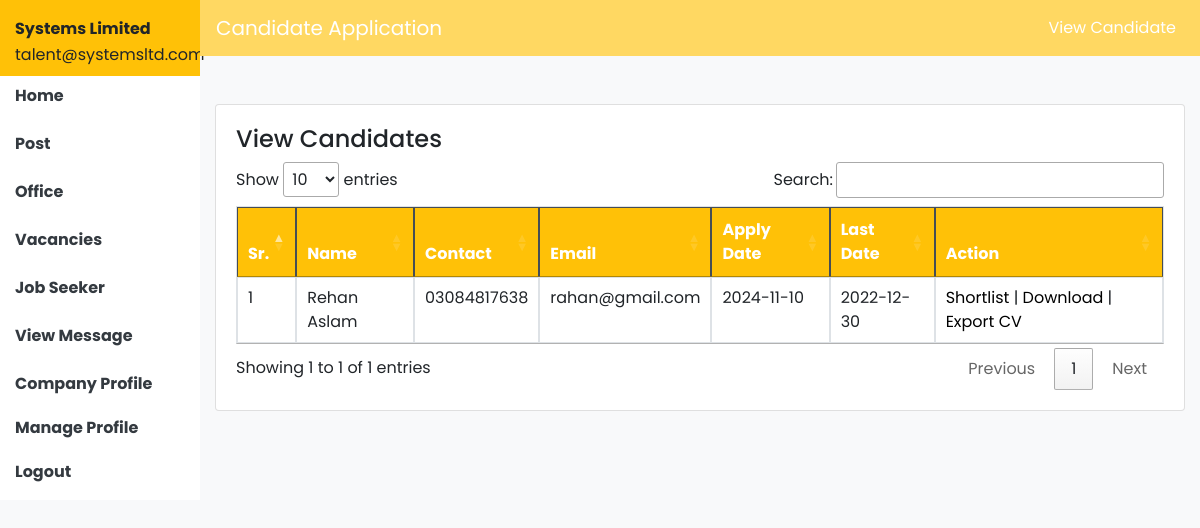
/employer/candidate.php?id=1 (signed in), run on the app's committed database.
### tables this page shows
CREATE TABLE `company` (
  `id` int(11) NOT NULL,
  `company_name` varchar(80) NOT NULL,
  `tagline` varchar(80) NOT NULL,
  `email` varchar(40) NOT NULL,
  `password` varchar(40) NOT NULL,
  `contact` varchar(40) NOT NULL,
  `city` varchar(40) NOT NULL,
  `location` varchar(80) NOT NULL,
  `logo` varchar(80) NOT NULL,
  `image` varchar(80) NOT NULL
);

CREATE TABLE `post_applied` (
  `id` int(11) NOT NULL,
  `job_seeker_id` int(11) NOT NULL,
  `vacancy_id` int(11) NOT NULL,
  `apply_date` date NOT NULL,
  `status` int(11) NOT NULL,
  `shortlist` int(11) NOT NULL
);

CREATE TABLE `job_seeker` (
  `id` int(11) NOT NULL,
  `name` varchar(80) NOT NULL,
  `contact` varchar(40) NOT NULL,
  `email` varchar(40) NOT NULL,
  `city` varchar(40) NOT NULL,
  `password` varchar(40) NOT NULL,
  `address` varchar(80) NOT NULL,
  `profile_img` varchar(80) NOT NULL,
  `status` int(11) NOT NULL
);

CREATE TABLE `vacancies` (
  `id` int(11) NOT NULL,
  `company_id` int(11) NOT NULL,
  `title` varchar(150) NOT NULL,
  `job_type` varchar(80) NOT NULL,
  `position` varchar(40) NOT NULL,
  `qualification` varchar(80) NOT NULL,
  `skills` varchar(200) NOT NULL,
  `experience` varchar(200) NOT NULL,
  `location` varchar(80) NOT NULL,
  `salary` varchar(40) NOT NULL,
  `last_date` date NOT NULL,
  `description` text NOT NULL,
  `added_on` date NOT NULL,
  `status` int(11) NOT NULL
);

### employer/session.php (called while the page is built, shortened)
<?php
include_once "../dbc.php";
$sql="select * from company where email='".$_SESSION['company']."'";
$result=mysqli_query($con,$sql);
$company=mysqli_fetch_array($result);
?>

### employer/candidate.php (the view, shortened to what this page needs)
<?php
include_once "session.php";
include_once "header.php";
?>
<div class="container-fluid">
<div class="row">
<div class="col-md-2">
<?php
include_once "sidebar.php";
$id=$_REQUEST['id'];
?>
</div>
<div class="col-md-10">
<nav class="row navbar navbar-expand-lg navbar-dark" style="background-color: #FFD862;">
  <a class="navbar-brand" href="home.php">Candidate Application</a>
  <div class="collapse navbar-collapse" id="navbarSupportedContent">
    <ul class="navbar-nav ml-auto">
      <li class="nav-item active">
        <a class="nav-link" href="vacancies.php">View Candidate</span></a>
      </li>
    </ul>
  </div>
</nav>
<div class="card mt-5">
<div class="card-body">
<h4>View Candidates</h4>
<table class="table table-bordered mt-4" id="myTable">
<thead class="table-dark bg-warning">
<tr>
<th>Sr.</th>
<th>Name</th>
<th>Contact</th>
<th>Email</th>
<th>Apply Date</th>
<th>Last Date</th>
<th>Action</th>
</tr>
</thead>
<tbody>
<?php
$i=1;
$sql="select job_seeker.id, post_applied.id as post_id, name, contact, email, resume, apply_date, last_date from post_applied INNER JOIN job_seeker on job_seeker.id=post_applied.job_seeker_id INNER JOIN job_seeker_profile on job_seeker.id=job_seeker_profile.job_seeker_id INNER JOIN vacancies on vacancies.id=post_applied.vacancy_id where vacancy_id='$id' AND post_applied.shortlist=0";
$result=mysqli_query($con,$sql);
while($row=mysqli_fetch_array($result)){
?>
<tr>
<td><?php echo $i++;?></td>
<td><?php echo $row['name'];?></td>
<td><?php echo $row['contact'];?></td>
<td><?php echo $row['email'];?></td>
<td><?php echo $row['apply_date'];?></td>
<td><?php echo $row['last_date'];?></td>
<td>
<a href="shortlist.php?id=<?php echo $row['post_id'];?>">Shortlist</a> |
<a href="../resume/<?php echo $row['resume'];?>" download>Download</a> |
<a href="export_cv.php?id=<?php echo $row['id'];?>">Export CV</a>
</td>
</tr>
 <?php } ?>
</tbody>
</table>
</div>
</div>
</div>
</div>
</div>

### employer/sidebar.php
<div class="row">
<div class="col-md-12 bg-warning">
<p class="pt-4 line-height"><strong><?php echo $company['company_name'];?></strong></p>
<p class="line-height"><?php echo $company['email'];?></p>
</div>
</div>
<div class="row bg-white">
<div class="col-md-12">
<p class="pt-2"><b><a href="home.php" class="text-dark">Home</a></b></p>
<p class="pt-2"><b><a href="post.php" class="text-dark">Post</a></b></p>
<p class="pt-2"><b><a href="office.php" class="text-dark">Office</a></b></p>
<p class="pt-2"><b><a href="vacancies.php" class="text-dark">Vacancies</a></b></p>
<p class="pt-2"><b><a href="job_seeker.php" class="text-dark">Job Seeker</a></b></p>
<p class="pt-2"><b><a href="message.php" class="text-dark">View Message</a></b></p>
<p class="pt-2"><b><a href="company_profile.php" class="text-dark">Company Profile</a></b></p>
<p class="pt-1"><b><a href="profile.php" class="text-dark">Manage Profile</a></b></p>
<p class="pt-1"><b><a href="logout.php" class="text-dark">Logout</a></b></p>
</div>
</div>

### css/style.css (style rules this page uses)
* { font-family: 'Gentium Book Basic', serif; font-family: 'Lora', serif; font-family: 'Nunito', sans-serif; font-family: 'Poppins', sans-serif; }
a { color:black; }
.line-height { line-height:10px; }

### data on the page
company: company_name "Systems Limited", email "talent@systemsltd.com"
post_applied: job_seeker.name "Rehan Aslam", job_seeker.contact "03084817638", job_seeker.email "rahan@gmail.com", apply_date "2024-11-10", vacancy.last_date "2022-12-30"
